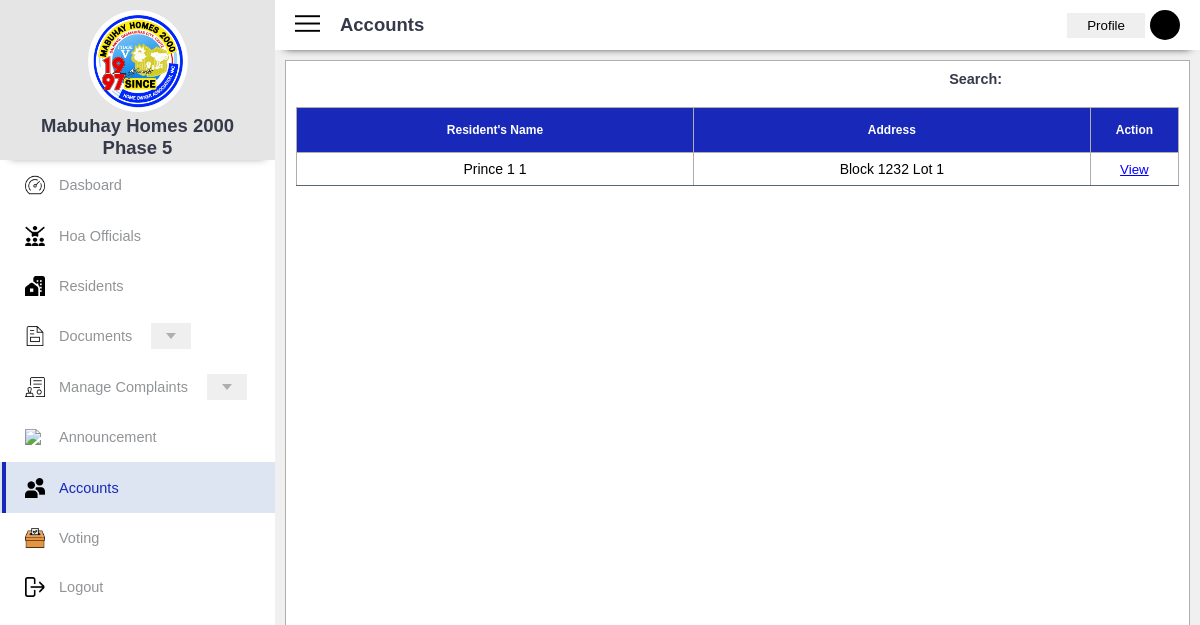
/Accounts.php (signed in), run on the app's committed database.
### tables this page shows
CREATE TABLE `tblresident` (
  `user_id` int(11) NOT NULL,
  `unique_id` varchar(255) NOT NULL,
  `access` varchar(255) NOT NULL,
  `first_name` varchar(50) NOT NULL,
  `middle_name` varchar(50) NOT NULL,
  `last_name` varchar(50) NOT NULL,
  `suffix` varchar(255) NOT NULL,
  `sex` varchar(20) NOT NULL,
  `age` int(11) NOT NULL,
  `pwd` varchar(255) NOT NULL,
  `pwd_id` varchar(255) NOT NULL,
  `birthday` varchar(50) NOT NULL,
  `birthplace` varchar(150) NOT NULL,
  `citizenship` varchar(50) NOT NULL,
  `block` int(11) NOT NULL,
  `lot` int(11) NOT NULL,
  `street_name` varchar(255) NOT NULL,
  `phone_number` bigint(20) NOT NULL,
  `ec_name` varchar(255) NOT NULL,
  `ec_phone_num` bigint(20) NOT NULL,
  `ec_relship` varchar(255) NOT NULL,
  `ec_address` varchar(255) NOT NULL
);

### Accounts.php (the view, shortened to what this page needs)
<?php
$conn = connection();
?>
<!DOCTYPE html>
<html lang="en">
<head>
    <link rel="stylesheet" href="CSS/Accounts.css">
</head>
</head>
<body>
<div class="mainDashboardContainer">
        <div class="secMainDash">
            <div class="sidebarContainer sideActive" id="sidebar">
                <div class="headerTop">
                    <img class="img-logo" src="Pictures/Mabuhay_Logo.png">
                    <h2 class="MabuhayName"> Mabuhay Homes 2000 <br> Phase 5 </h2>
                </div>
                <div class="DagdagNanaman">
                    <a href="DashBoard.php" class="sideside">
                        <img class="img-sideboard" src="Pictures/Dashboard2.png">
                        <span> Dasboard </span>
                    </a>
                    <a href="HoaOfficials.php" class="sideside">
                        <img class="img-sideboard" src="Pictures/Officials.png">
                        <span> Hoa Officials </span>
                    </a>
                    <a href="Residents.php" class="sideside">
                        <img class="img-sideboard" src="Pictures/Residents2.png">
                        <span> Residents </span>
                    </a>
                    <div class="documentsContainer">
                        <a href="Documents.php" class="sideside" id="documentsDropdown">
                            <img class="img-sideboard" src="Pictures/Documents2.png">
                            <span> Documents </span>
                            <button class="buttonEme3">
                                <div class="eme3"></div>
                            </button>
                        </a>
                    </div>
                    <div class="complaintsContainer">
                        <a href="Complaints.php" class="sideside" id="complaintsDropdown">
                            <img class="img-sideboard" src="Pictures/ComplaintsCap.png">
                            <span> Manage Complaints</span>
                            <button class="buttonEme2">
                                <div class="eme2"></div>
                            </button>
                        </a>
                    </div>
                    <a href="AnnouncementTable.php" class="sideside">
                        <img class="img-sideboard" src="Pictures/Announcement.png">
                        <span> Announcement </span>
                    </a>
                    <a href="Accounts.php" class="sideside">
                        <img class="img-sideboard" src="Pictures/Accounts2.png">
                        <span> Accounts </span>
                    </a>
                    <a href="Voting.php" class="sideside">
                        <img class="img-sideboard" src="Pictures/voting.png">
                        <span> Voting </span>
                    </a>
                    <a href="Logout.php" class="sideside">
                        <img class="img-sideboard" src="Pictures/logout.png">
                        <span> Logout </span>
                    </a>
                </div>
            </div>
            <div class="MainBodyContainerr MainBodyConActivee">
                <div class="headerTopMain">
                    <div class="HamburgerandOthers">
                        <div class="memuIcon">
                            <img id="menuBtn" class="menu" src="Pictures/menu-hamburger.png">
                        </div>
                        <div class="NamesModuleCon">
                            <h2 class="namePerModule"> Accounts </h2>
                        </div>
                    </div>
                    <div class="ProfileViewww">
                        <button id="myProfileBtn" type="button" class="profileBtn">
                            <label> Profile </label>
                        </button>
                        <div class="user-img"></div>
                    </div>
                </div>
                <div class="MainContainerForTables">
                    <div class="MainContainerAll">
                        <div class="SearchInAccounts">
                            <h3> Search: </h3>
                            <input type="search">
                        </div>
                        <div class="AccountsTableContainer">
                            <table>
                                <thead>
                                    <tr>
                                        <th style="width:45%"> Resident's Name </th>
                                        <th style="width:45%"> Address </th>
                                        <th style="width:10%"> Action </th>
                                    </tr>
                                    <tbody>
                                        <?php
                                            $query = "SELECT tblresident.*, tblaccounts.otp, tblaccounts.unique_id
                                                        FROM tblresident
                                                        JOIN tblaccounts ON tblresident.unique_id = tblaccounts.unique_id
                                                        WHERE tblresident.access = 'Pending' AND tblaccounts.otp = 'Verified'
                                                        ORDER BY tblresident.user_id DESC;
                                                        ";
                                            $result = mysqli_query($conn, $query);
                                            if($result){
                                                if (mysqli_num_rows($result) > 0) {
                                                  while ($row = mysqli_fetch_assoc($result)) {
                                                    ?>
                                                      <tr>
                                                          <td><?php echo $row['first_name'] . " " . $row['middle_name'] . " " . $row['last_name']; ?></td>
                                                          <td><?php echo "Block " . $row['block'] . " Lot " . $row['lot'] ?></td>
                                                          <td>
                                                              <button class="AccViewBtn BiyuModal"> View </button>
                                                          </td>
                                                      </tr>
                                                    <?php
                                                  }
                                                } else {
                                                ?>
                                                  <tr>
                                                      <td colspan="3">No pending account found.</td>
                                                  </tr>
                                                <?php
                                                }
                                            } else {
                                                echo "Query failed: " . mysqli_error($conn);
                                            }
                                        ?>
                                    </tbody>
                                </thead>
                            </table>
                        </div>
                    </div>
                </div>
            </div>
        </div>
    </div>
</body>
</html>

### CSS/Accounts.css (style rules this page uses)
:root { --color-primary: #1828b8; --color-danger: #ff7782; --color-success: #41f1b6; --color-warning: #ffbb55; --color-white: #fff; --color-info-dark: #1e1e1f; --color-info-light: #939fb6; --color-dark: #363949; --color-light: rgba(61, 109, 176, 0.18); --color-light-2: rgba(52, 58, 116, 0.20); --color-primary-variant: #111e88; --color-dark-variant: #677483; --color-background: #f0f0f0; --light: #f9f9f9; --blue: #3c91e6; --light-blue: #a9d5ff; --light-red: #f38c8c; --light-green: #a7f9d0; --grey: #eee; --dark-grey: #aaaaaa; --drak: #342e37; --red: #e88383; --green: rgb(94, 232, 129); --color-info-dark: #919497; --color-border-radius: 2rem; --color-border-radius-1: 0.4rem; --color-border-radius-2: 0.8rem; --color-border-radius-3: 1.2rem; --card-padding: 1.8rem; --padding-1: 1.2rem; --box-shadow: 0 2rem 3rem var(--color-light); }
* { margin: 0; padding: 0; outline: none; appearance: none; border: 0; text-decoration: none; list-style: none; box-sizing: border-box; }
html { font-size: 14px; }
.mainDashboardContainer { width: 100vw; height: 100vh; font-family: Arial, sans-serif; font-size: 0.88rem; background: var(--color-background); user-select: none; overflow-x: hidden; color: var(--color-dark); }
.sidebarContainer { position: fixed; display: flex; flex-direction: column; bottom: 0; top: 0; background-color: rgb(255, 255, 255); width: 275px; transition: all 0.3s; }
.DagdagNanaman { flex: 1; overflow-y: auto; scrollbar-width: thin; }
.DagdagNanaman span { font-size: 14.5px; font-weight: 500; }
.DagdagNanaman .sideside { display: flex; color: var(--color-info-dark); padding-left: 25px; gap: 1rem; align-items: center; position: relative; height: 3.6rem; transition: all 300ms ease; }
.DagdagNanaman .sideside .img-sideboard { font-size: 1.6rem; transition: all 300ms ease; }
.DagdagNanaman .sideside:last-child { bottom: 1px; }
.sideside.baractive { background: var(--color-light); color: var(--color-primary); }
.sideside.baractive::before { content: ''; width: 4px; height: 100%; background: var(--color-primary); position: absolute; left: 0; top: 0; margin-left: 2px; }
.DagdagNanaman .sideside.baractive .img-sideboard { margin-left: calc(1rem -3rem); }
.img-sideboard { width: 20px; }
.eme2, .eme3 { width: 0; height: 0; border-left: 5px solid transparent; border-right: 5px solid transparent; border-top: 6px solid #aeaeae; transition: 0.3s; }
.buttonEme2, .buttonEme3 { padding: 10px 15px; margin-left: 5px; cursor: pointer; }
.MainBodyContainerr { padding-left: 275px; display: flex; flex-direction: column; height: 100vh; }
.MainContainerForTables { display: flex; justify-content: center; width: 100%; flex: 1; overflow: hidden; }
.MainContainerAll { display: flex; flex-direction: column; width: 100%; padding: 10px; background-color: #ffffff; border: 1px solid rgb(179, 172, 172); margin: 10px; flex: 1; }
.headerTop { align-items: center; text-align: center; background: rgb(229, 229, 229); height: 160px; width: 100%; padding-top: 10px; box-shadow: 0 8px 8px -10px #888888; }
.img-logo { width: 100px; }
.headerTopMain { position: sticky; display: flex; align-items: center; justify-content: space-between; height: 50px; width: 100%; background: rgb(255, 255, 255); padding: 20px; top: 0; box-shadow: 5px 10px 18px #888888; box-shadow: 0 8px 8px -10px black; z-index: 1; }
.HamburgerandOthers { display: flex; align-items: center; }
.namePerModule { padding-left: 20px; }
.menu { width: 25px; cursor: pointer; }
.ProfileViewww { display: flex; align-items: center; }
.user-img { width: 30px; height: 30px; background: rgb(0, 0, 0); border-radius: 20px; }
.profileBtn { padding: 5px 20px; margin-right: 5px; cursor: pointer; }
.profileBtn label { cursor: pointer; }
.SearchInAccounts { display: flex; justify-content: end; }
.AccountsTableContainer { height: 520px; width: 100%; overflow: hidden; overflow-y: auto; }
table { width: 100%; border-collapse: collapse; margin-top: 20px; }
thead { background: var(--color-primary); color: white; }
th { padding: 15px; cursor: pointer; position: relative; font-size: 12px; white-space: nowrap; user-select: none; transition: all linear 0.16s; border: 1px solid rgb(179, 172, 172); }
table td { font-size: 14px; border-bottom: 1px solid #576574; padding: 8px; }
td { border: 1px solid rgb(179, 172, 172); }
tbody { background: var(--color-white); text-align: center; }
td { color: #000000; }
.AccViewBtn { background: none; text-decoration: underline; cursor: pointer; color: blue; }

### data on the page
tblresident: first_name "Prince", middle_name "1", last_name "1", block "1232", lot "1"
